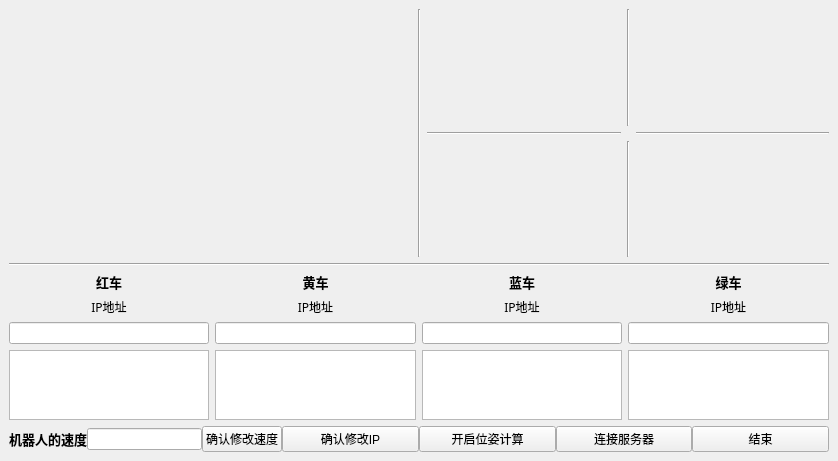
<?xml version="1.0" encoding="UTF-8"?>
<ui version="4.0">
 <class>MainWindow</class>
 <widget class="QMainWindow" name="MainWindow">
  <property name="geometry">
   <rect>
    <x>0</x>
    <y>0</y>
    <width>838</width>
    <height>461</height>
   </rect>
  </property>
  <property name="windowTitle">
   <string>MainWindow</string>
  </property>
  <widget class="QWidget" name="centralwidget">
   <layout class="QVBoxLayout" name="verticalLayout_2">
    <item>
     <layout class="QVBoxLayout" name="verticalLayout" stretch="15,1,1,1">
      <item>
       <layout class="QHBoxLayout" name="main_layout">
        <item>
         <widget class="QLabel" name="main_cam">
          <property name="text">
           <string/>
          </property>
         </widget>
        </item>
        <item>
         <widget class="Line" name="line_4">
          <property name="orientation">
           <enum>Qt::Vertical</enum>
          </property>
         </widget>
        </item>
        <item>
         <layout class="QGridLayout" name="quad_cam">
          <item row="1" column="1">
           <widget class="Line" name="line_6">
            <property name="orientation">
             <enum>Qt::Horizontal</enum>
            </property>
           </widget>
          </item>
          <item row="0" column="1">
           <widget class="QLabel" name="cam_red">
            <property name="text">
             <string/>
            </property>
           </widget>
          </item>
          <item row="2" column="1">
           <widget class="QLabel" name="cam_blue">
            <property name="text">
             <string/>
            </property>
           </widget>
          </item>
          <item row="1" column="3">
           <widget class="Line" name="line_2">
            <property name="orientation">
             <enum>Qt::Horizontal</enum>
            </property>
           </widget>
          </item>
          <item row="2" column="2">
           <widget class="Line" name="line_3">
            <property name="orientation">
             <enum>Qt::Vertical</enum>
            </property>
           </widget>
          </item>
          <item row="0" column="3">
           <widget class="QLabel" name="cam_yellow">
            <property name="text">
             <string/>
            </property>
           </widget>
          </item>
          <item row="0" column="2">
           <widget class="Line" name="line">
            <property name="orientation">
             <enum>Qt::Vertical</enum>
            </property>
           </widget>
          </item>
          <item row="2" column="3">
           <widget class="QLabel" name="cam_green">
            <property name="text">
             <string/>
            </property>
           </widget>
          </item>
         </layout>
        </item>
       </layout>
      </item>
      <item>
       <widget class="Line" name="line_5">
        <property name="orientation">
         <enum>Qt::Horizontal</enum>
        </property>
       </widget>
      </item>
      <item>
       <layout class="QGridLayout" name="Loc_layout">
        <item row="3" column="0">
         <widget class="QTextBrowser" name="Loc_red">
          <property name="maximumSize">
           <size>
            <width>16777215</width>
            <height>16777215</height>
           </size>
          </property>
         </widget>
        </item>
        <item row="2" column="2">
         <widget class="QLineEdit" name="ip_blue_edit"/>
        </item>
        <item row="0" column="2">
         <widget class="QLabel" name="label_blue">
          <property name="font">
           <font>
            <family>微软雅黑</family>
            <pointsize>10</pointsize>
            <weight>75</weight>
            <bold>true</bold>
            <strikeout>false</strikeout>
           </font>
          </property>
          <property name="cursor">
           <cursorShape>IBeamCursor</cursorShape>
          </property>
          <property name="layoutDirection">
           <enum>Qt::LeftToRight</enum>
          </property>
          <property name="text">
           <string>蓝车</string>
          </property>
          <property name="alignment">
           <set>Qt::AlignCenter</set>
          </property>
         </widget>
        </item>
        <item row="1" column="3">
         <widget class="QLabel" name="label_green_ip">
          <property name="font">
           <font>
            <family>微软雅黑</family>
           </font>
          </property>
          <property name="text">
           <string>IP地址</string>
          </property>
          <property name="alignment">
           <set>Qt::AlignCenter</set>
          </property>
         </widget>
        </item>
        <item row="3" column="1">
         <widget class="QTextBrowser" name="Loc_yellow"/>
        </item>
        <item row="3" column="2">
         <widget class="QTextBrowser" name="Loc_blue"/>
        </item>
        <item row="2" column="0">
         <widget class="QLineEdit" name="ip_red_edit"/>
        </item>
        <item row="2" column="1">
         <widget class="QLineEdit" name="ip_yellow_edit"/>
        </item>
        <item row="1" column="0">
         <widget class="QLabel" name="label_red_ip">
          <property name="font">
           <font>
            <family>微软雅黑</family>
           </font>
          </property>
          <property name="text">
           <string>IP地址</string>
          </property>
          <property name="alignment">
           <set>Qt::AlignCenter</set>
          </property>
         </widget>
        </item>
        <item row="3" column="3">
         <widget class="QTextBrowser" name="Loc_green"/>
        </item>
        <item row="0" column="0">
         <widget class="QLabel" name="label_red">
          <property name="font">
           <font>
            <family>微软雅黑</family>
            <pointsize>10</pointsize>
            <weight>75</weight>
            <bold>true</bold>
            <strikeout>false</strikeout>
           </font>
          </property>
          <property name="cursor">
           <cursorShape>IBeamCursor</cursorShape>
          </property>
          <property name="layoutDirection">
           <enum>Qt::LeftToRight</enum>
          </property>
          <property name="text">
           <string>红车</string>
          </property>
          <property name="alignment">
           <set>Qt::AlignCenter</set>
          </property>
         </widget>
        </item>
        <item row="0" column="1">
         <widget class="QLabel" name="label_yellow">
          <property name="font">
           <font>
            <family>微软雅黑</family>
            <pointsize>10</pointsize>
            <weight>75</weight>
            <bold>true</bold>
            <strikeout>false</strikeout>
           </font>
          </property>
          <property name="cursor">
           <cursorShape>IBeamCursor</cursorShape>
          </property>
          <property name="layoutDirection">
           <enum>Qt::LeftToRight</enum>
          </property>
          <property name="text">
           <string>黄车</string>
          </property>
          <property name="alignment">
           <set>Qt::AlignCenter</set>
          </property>
         </widget>
        </item>
        <item row="1" column="1">
         <widget class="QLabel" name="label_yellow_ip">
          <property name="font">
           <font>
            <family>微软雅黑</family>
           </font>
          </property>
          <property name="text">
           <string>IP地址</string>
          </property>
          <property name="alignment">
           <set>Qt::AlignCenter</set>
          </property>
         </widget>
        </item>
        <item row="1" column="2">
         <widget class="QLabel" name="label_blue_ip">
          <property name="font">
           <font>
            <family>微软雅黑</family>
           </font>
          </property>
          <property name="text">
           <string>IP地址</string>
          </property>
          <property name="alignment">
           <set>Qt::AlignCenter</set>
          </property>
         </widget>
        </item>
        <item row="2" column="3">
         <widget class="QLineEdit" name="ip_green_edit"/>
        </item>
        <item row="0" column="3">
         <widget class="QLabel" name="label_green">
          <property name="font">
           <font>
            <family>微软雅黑</family>
            <pointsize>10</pointsize>
            <weight>75</weight>
            <bold>true</bold>
            <strikeout>false</strikeout>
           </font>
          </property>
          <property name="cursor">
           <cursorShape>IBeamCursor</cursorShape>
          </property>
          <property name="layoutDirection">
           <enum>Qt::LeftToRight</enum>
          </property>
          <property name="text">
           <string>绿车</string>
          </property>
          <property name="alignment">
           <set>Qt::AlignCenter</set>
          </property>
         </widget>
        </item>
       </layout>
      </item>
      <item>
       <layout class="QHBoxLayout" name="horizontalLayout_3" stretch="5,10">
        <property name="spacing">
         <number>0</number>
        </property>
        <property name="topMargin">
         <number>0</number>
        </property>
        <property name="rightMargin">
         <number>0</number>
        </property>
        <item>
         <layout class="QHBoxLayout" name="horizontalLayout" stretch="0,0,0">
          <property name="leftMargin">
           <number>0</number>
          </property>
          <item>
           <widget class="QLabel" name="label_speed">
            <property name="font">
             <font>
              <family>微软雅黑</family>
              <pointsize>10</pointsize>
              <weight>75</weight>
              <bold>true</bold>
              <strikeout>false</strikeout>
             </font>
            </property>
            <property name="cursor">
             <cursorShape>IBeamCursor</cursorShape>
            </property>
            <property name="layoutDirection">
             <enum>Qt::LeftToRight</enum>
            </property>
            <property name="text">
             <string>机器人的速度</string>
            </property>
            <property name="alignment">
             <set>Qt::AlignCenter</set>
            </property>
           </widget>
          </item>
          <item>
           <widget class="QLineEdit" name="speed_edit">
            <property name="toolTip">
             <string/>
            </property>
            <property name="styleSheet">
             <string notr="true"/>
            </property>
            <property name="inputMask">
             <string/>
            </property>
            <property name="text">
             <string/>
            </property>
           </widget>
          </item>
          <item>
           <widget class="QPushButton" name="butt_speed_edit">
            <property name="text">
             <string>确认修改速度</string>
            </property>
           </widget>
          </item>
         </layout>
        </item>
        <item>
         <layout class="QHBoxLayout" name="horizontalLayout_2">
          <item>
           <widget class="QPushButton" name="butt_ip_edit">
            <property name="text">
             <string>确认修改IP</string>
            </property>
           </widget>
          </item>
          <item>
           <widget class="QPushButton" name="butt_start">
            <property name="text">
             <string>开启位姿计算</string>
            </property>
           </widget>
          </item>
          <item>
           <widget class="QPushButton" name="butt_connect">
            <property name="text">
             <string>连接服务器</string>
            </property>
           </widget>
          </item>
          <item>
           <widget class="QPushButton" name="butt_end">
            <property name="text">
             <string>结束</string>
            </property>
           </widget>
          </item>
         </layout>
        </item>
       </layout>
      </item>
     </layout>
    </item>
   </layout>
  </widget>
 </widget>
 <resources/>
 <connections/>
</ui>
